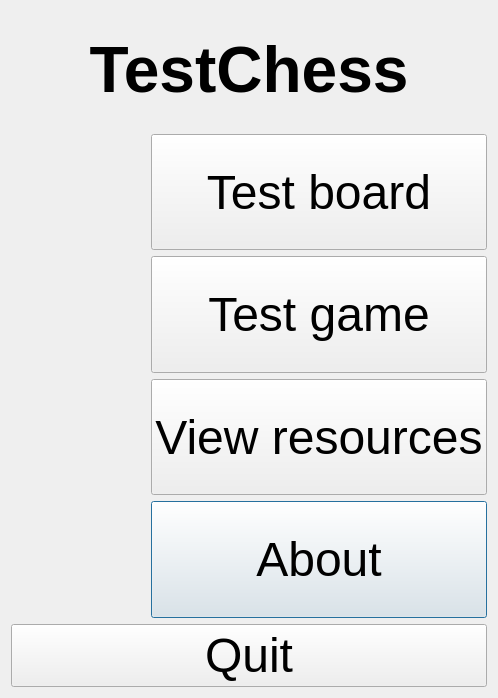
<?xml version="1.0" encoding="UTF-8"?>
<ui version="4.0">
 <class>QtTestChessMenuDialog</class>
 <widget class="QDialog" name="QtTestChessMenuDialog">
  <property name="geometry">
   <rect>
    <x>0</x>
    <y>0</y>
    <width>498</width>
    <height>698</height>
   </rect>
  </property>
  <property name="font">
   <font>
    <pointsize>36</pointsize>
   </font>
  </property>
  <property name="windowTitle">
   <string>TestChess</string>
  </property>
  <layout class="QGridLayout" name="gridLayout">
   <item row="4" column="1">
    <widget class="QPushButton" name="button_about">
     <property name="sizePolicy">
      <sizepolicy hsizetype="Minimum" vsizetype="Minimum">
       <horstretch>0</horstretch>
       <verstretch>0</verstretch>
      </sizepolicy>
     </property>
     <property name="text">
      <string>About</string>
     </property>
    </widget>
   </item>
   <item row="1" column="1">
    <widget class="QPushButton" name="button_test_board">
     <property name="sizePolicy">
      <sizepolicy hsizetype="Minimum" vsizetype="Minimum">
       <horstretch>0</horstretch>
       <verstretch>0</verstretch>
      </sizepolicy>
     </property>
     <property name="text">
      <string>Test board</string>
     </property>
    </widget>
   </item>
   <item row="1" column="0">
    <widget class="QLabel" name="label_2">
     <property name="text">
      <string/>
     </property>
     <property name="pixmap">
      <pixmap resource="../../Classes/CppChessResources/chessresources.qrc">:/images/wrlsg.png</pixmap>
     </property>
    </widget>
   </item>
   <item row="3" column="1">
    <widget class="QPushButton" name="button_view_resources">
     <property name="sizePolicy">
      <sizepolicy hsizetype="Minimum" vsizetype="Minimum">
       <horstretch>0</horstretch>
       <verstretch>0</verstretch>
      </sizepolicy>
     </property>
     <property name="text">
      <string>View resources</string>
     </property>
    </widget>
   </item>
   <item row="5" column="0" colspan="2">
    <widget class="QPushButton" name="button_quit">
     <property name="text">
      <string>Quit</string>
     </property>
    </widget>
   </item>
   <item row="0" column="0" colspan="2">
    <widget class="QLabel" name="label_title">
     <property name="font">
      <font>
       <pointsize>48</pointsize>
       <weight>75</weight>
       <italic>false</italic>
       <bold>true</bold>
      </font>
     </property>
     <property name="text">
      <string>TestChess</string>
     </property>
     <property name="alignment">
      <set>Qt::AlignCenter</set>
     </property>
    </widget>
   </item>
   <item row="2" column="1">
    <widget class="QPushButton" name="button_test_game">
     <property name="sizePolicy">
      <sizepolicy hsizetype="Minimum" vsizetype="Minimum">
       <horstretch>0</horstretch>
       <verstretch>0</verstretch>
      </sizepolicy>
     </property>
     <property name="text">
      <string>Test game</string>
     </property>
    </widget>
   </item>
   <item row="2" column="0">
    <widget class="QLabel" name="label">
     <property name="text">
      <string/>
     </property>
     <property name="pixmap">
      <pixmap resource="../../Classes/CppChessResources/chessresources.qrc">:/images/wrlsr.png</pixmap>
     </property>
    </widget>
   </item>
   <item row="3" column="0">
    <widget class="QLabel" name="label_3">
     <property name="text">
      <string/>
     </property>
     <property name="pixmap">
      <pixmap resource="../../Classes/CppChessResources/chessresources.qrc">:/images/wrlsb.png</pixmap>
     </property>
    </widget>
   </item>
   <item row="4" column="0">
    <widget class="QLabel" name="label_4">
     <property name="text">
      <string/>
     </property>
     <property name="pixmap">
      <pixmap resource="../../Classes/CppChessResources/chessresources.qrc">:/images/wrds.png</pixmap>
     </property>
    </widget>
   </item>
  </layout>
 </widget>
 <resources>
  <include location="../../Classes/CppChessResources/chessresources.qrc"/>
 </resources>
 <connections/>
</ui>
